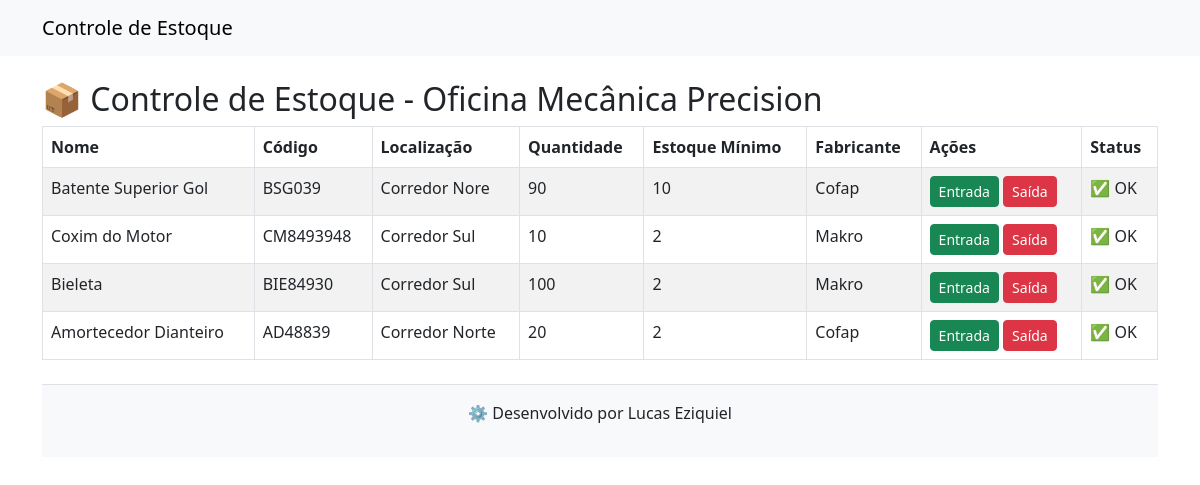
The page / on the database its author committed.
### produtos/models.py (models this page shows, shortened)
class ItemEstoque(models.Model):
    nome = models.CharField(max_length=100)
    codigo_referencia = models.CharField(max_length=50, unique=True)
    localizacao = models.CharField(max_length=100, blank=True)  # Ex: "Prateleira A3"
    quantidade = models.IntegerField(default=0)
    estoque_minimo = models.IntegerField(default=1)
    fabricante = models.CharField(max_length=100, blank=True)
    def em_falta(self):
        return self.quantidade < self.estoque_minimo

### produtos/views.py (the view)
# urls.py: path('', views.dashboard, name='dashboard'),
def dashboard(request):
    itens = ItemEstoque.objects.all()
    return render(request, 'produtos/dashboard.html', {'itens': itens})

### produtos/templates/produtos/dashboard.html
{% extends 'produtos/base.html' %}
{% block content %}
<h2>📦 Controle de Estoque - Oficina Mecânica Precision</h2>
<table class="table table-bordered table-striped">
  <thead>
    <tr>
      <th>Nome</th>
      <th>Código</th>
      <th>Localização</th>
      <th>Quantidade</th>
      <th>Estoque Mínimo</th>
      <th>Fabricante</th>
      <th>Ações</th>
      <th>Status</th>
    </tr>
  </thead>
  <tbody>
    {% for item in itens %}
    <tr class="{% if item.em_falta %}table-danger{% endif %}">
      <td>{{ item.nome }}</td>
      <td>{{ item.codigo_referencia }}</td>
      <td>{{ item.localizacao }}</td>
      <td>{{ item.quantidade }}</td>
      <td>{{ item.estoque_minimo }}</td>
      <td>{{ item.fabricante }}</td>
      <td>
        <a href="{% url 'entrada' item.id %}" class="btn btn-success btn-sm">Entrada</a>
        <a href="{% url 'saida' item.id %}" class="btn btn-danger btn-sm">Saída</a>
      </td>
      <td>
        {% if item.em_falta %}
          ❌ Abaixo do mínimo
        {% else %}
          ✅ OK
        {% endif %}
      </td>
    </tr>
    {% empty %}
    <tr>
      <td colspan="8">Nenhum item cadastrado.</td>
    </tr>
    {% endfor %}
  </tbody>
</table>
<footer class="text-center mt-4 p-3 bg-light border-top">
  <p>⚙️ Desenvolvido por Lucas Eziquiel</p>
</footer>
{% endblock %}

### produtos/templates/produtos/base.html (shortened to what this page needs)
<!DOCTYPE html>
<html lang="pt-br">
<head>
    <link href="https://cdn.jsdelivr.net/npm/bootstrap@5.3.0/dist/css/bootstrap.min.css" rel="stylesheet">
</head>
<body>
    <nav class="navbar navbar-expand-lg navbar-light bg-light">
        <div class="container">
            <a class="navbar-brand" href="{% url 'dashboard' %}">Controle de Estoque</a>
        </div>
    </nav>
    <div class="container mt-4">
        {% block content %} {% endblock %}
    </div>
</body>
</html>

### rows shown on the page
ItemEstoque: nome "Batente Superior Gol", codigo_referencia "BSG039", localizacao "Corredor Nore", quantidade "90", estoque_minimo "10", fabricante "Cofap", shows "✅ OK"
ItemEstoque: nome "Coxim do Motor", codigo_referencia "CM8493948", localizacao "Corredor Sul", quantidade "10", estoque_minimo "2", fabricante "Makro", shows "✅ OK"
ItemEstoque: nome "Bieleta", codigo_referencia "BIE84930", localizacao "Corredor Sul", quantidade "100", estoque_minimo "2", fabricante "Makro", shows "✅ OK"
ItemEstoque: nome "Amortecedor Dianteiro", codigo_referencia "AD48839", localizacao "Corredor Norte", quantidade "20", estoque_minimo "2", fabricante "Cofap", shows "✅ OK"
